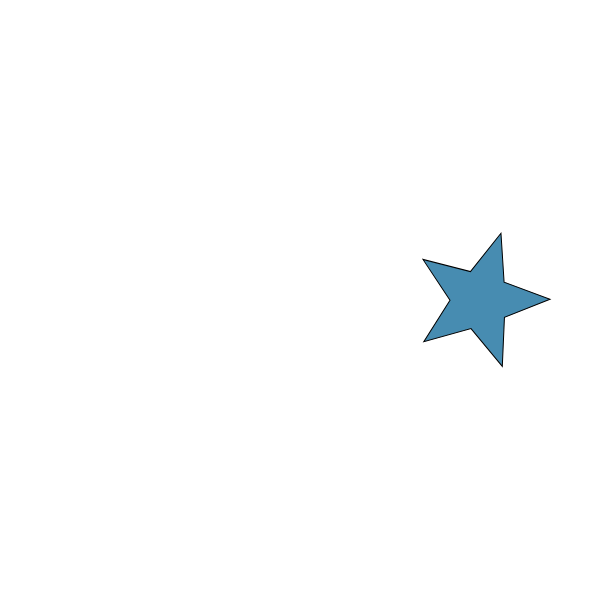
Frame 1 (no input)
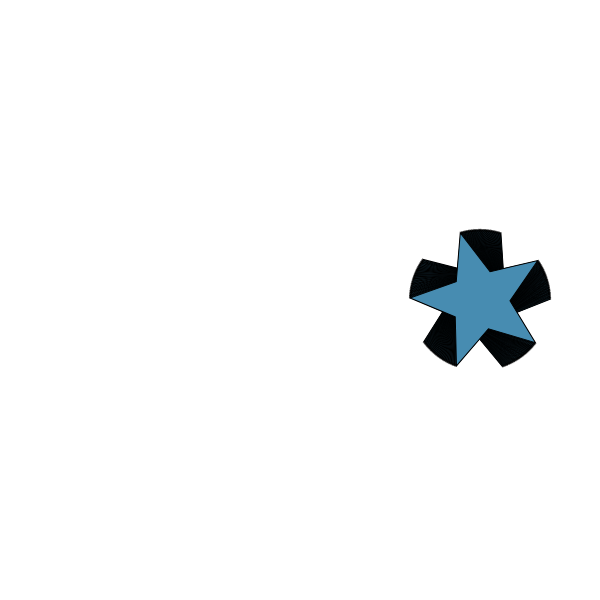
Frame 60 (no input)
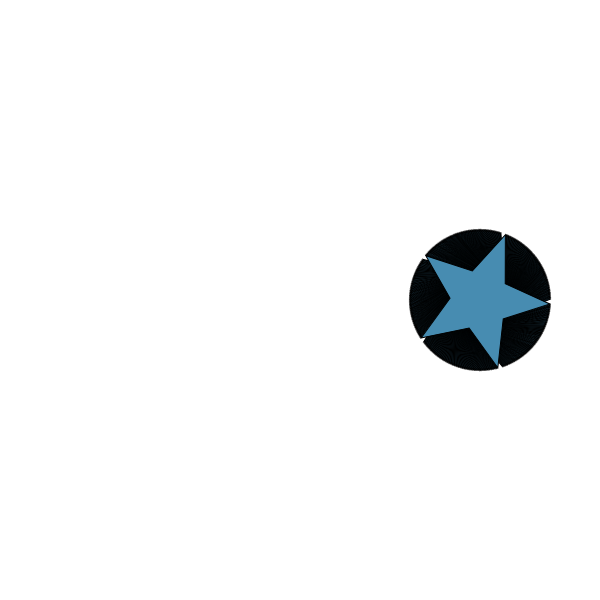
Frame 120 (the mouse pressed at the canvas centre since frame 60)

The p5.js sketch that drew these frames (run headless with seeded random() and noise() and a simulated clock; from frame 60 on, the mouse is pressed at the canvas centre):

// p5.js sketch
// ── sketch.js
function setup() {
    createCanvas(600, 600);

}

function draw() {
    createShape();
}

function createShape() {
    push();
    fill(71, 140, 177);
    translate(width * 0.8, height * 0.5);
    rotate(frameCount / -100.0);
    star(0, 0, 30, 70, 5);
    pop();
}

function star(x, y, radius1, radius2, npoints) {
    var angle = TWO_PI / npoints;
    var halfAngle = angle / 2.0;
    beginShape();
    for (var a = 0; a < TWO_PI; a += angle) {
        var sx = x + cos(a) * radius2;
        var sy = y + sin(a) * radius2;
        vertex(sx, sy);
        sx = x + cos(a + halfAngle) * radius1;
        sy = y + sin(a + halfAngle) * radius1;
        vertex(sx, sy);
    }
    endShape(CLOSE);
}
